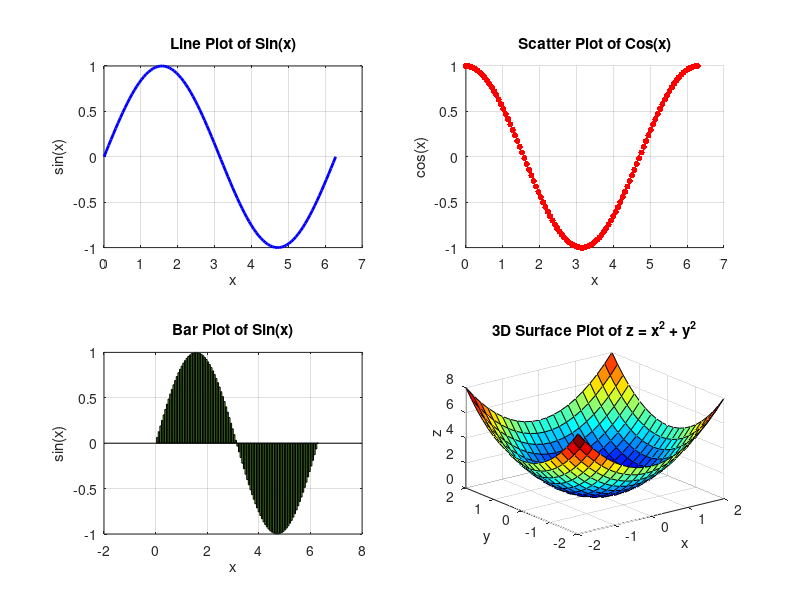

Reproduce this figure in MATLAB. (Note: this script raises an error after producing the figure.)
% MATLAB Plotting Example with Comments

% Generate data for plotting
x = linspace(0, 2*pi, 100);  % Create a range of x values
y1 = sin(x);                % Compute sine of x
y2 = cos(x);                % Compute cosine of x

% Create a new figure for the plot
figure;

% Line Plot
subplot(2, 2, 1);  % Create a 2x2 grid of plots and select the first one
plot(x, y1, 'b-', 'LineWidth', 2);  % Plot sine wave in blue with a thick line
title('Line Plot of Sin(x)');
xlabel('x');
ylabel('sin(x)');
grid on;

% Scatter Plot
subplot(2, 2, 2);  % Select the second plot
scatter(x, y2, 20, 'r', 'filled');  % Scatter plot of cosine in red with filled markers
title('Scatter Plot of Cos(x)');
xlabel('x');
ylabel('cos(x)');
grid on;

% Bar Plot
subplot(2, 2, 3);  % Select the third plot
bar(x, y1, 'FaceColor', [0.5, 0.9, 0.2]);  % Bar plot of sine with a custom color
title('Bar Plot of Sin(x)');
xlabel('x');
ylabel('sin(x)');
grid on;

% 3D Surface Plot
[X, Y] = meshgrid(-2:0.2:2, -2:0.2:2);
Z = X.^2 + Y.^2;
subplot(2, 2, 4);  % Select the fourth plot
surf(X, Y, Z);
title('3D Surface Plot of z = x^2 + y^2');
xlabel('x');
ylabel('y');
zlabel('z');
colormap('jet');  % Set the colormap

% Add a title to the entire figure using suptitle
suptitle('Various MATLAB Plots');

% Save the figure as an image (optional)
saveas(gcf, 'matlab_plots.png');

% Additional comments:
% - 'linspace' generates evenly spaced values.
% - 'subplot' divides the figure into subplots for multiple plots.
% - 'plot' is used for line plots.
% - 'scatter' is used for scatter plots.
% - 'bar' is used for bar plots.
% - 'surf' is used for 3D surface plots.
% - 'colormap' sets the color scheme for the surface plot.
% - 'saveas' can save the figure as an image in various formats.
